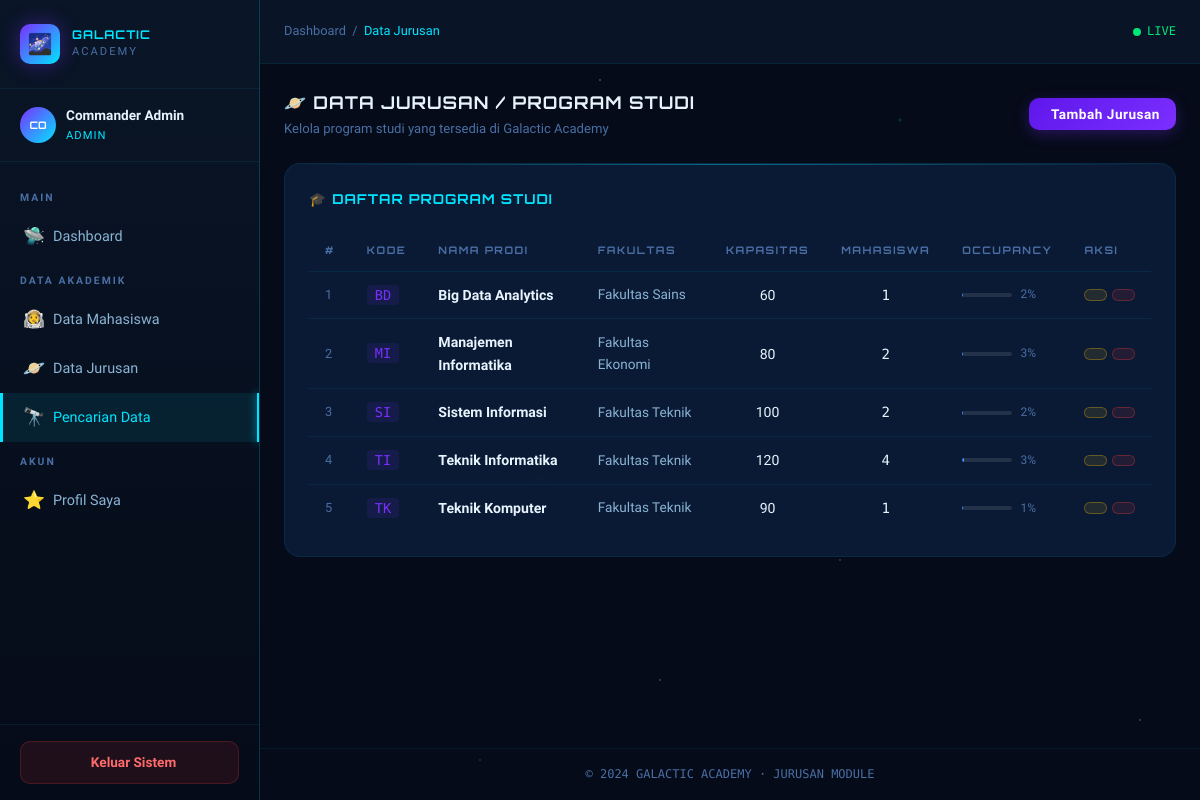
Page /cari.php (signed in) on the committed database.
### tables this page shows
CREATE TABLE IF NOT EXISTS jurusan (
    id INT AUTO_INCREMENT PRIMARY KEY,
    kode VARCHAR(10) NOT NULL UNIQUE,
    nama VARCHAR(100) NOT NULL,
    fakultas VARCHAR(100) NOT NULL,
    kapasitas INT DEFAULT 100,
    created_at TIMESTAMP DEFAULT CURRENT_TIMESTAMP
);

### cari.php (the view, shortened to what this page needs)
<?php
$conn = getConnection();
$data = $conn->query("
    SELECT j.*, COUNT(m.id) as jumlah_mhs
    FROM jurusan j
    LEFT JOIN mahasiswa m ON m.jurusan_id = j.id
    GROUP BY j.id
    ORDER BY j.nama
");
?>
<!DOCTYPE html>
<html lang="id">
<head>
    <link rel="stylesheet" href="assets/css/style.css">
    <link rel="stylesheet" href="https://cdn.jsdelivr.net/npm/@tabler/icons-webfont@latest/tabler-icons.min.css">
</head>
<body>
<div class="app-wrapper">
    <?php include 'includes/sidebar.php'; ?>
    <div class="main-content">
        <header class="topbar">
            <div class="topbar-breadcrumb">
                <a href="dashboard.php" style="color:var(--text-muted);text-decoration:none;">Dashboard</a> &nbsp;/&nbsp;
                <span>Data Jurusan</span>
            </div>
            <div class="status-online"><span class="pulse-dot"></span> LIVE</div>
        </header>
        <main class="page-content">
            <div class="page-header">
                <div>
                    <div class="page-title">🪐 Data Jurusan / Program Studi</div>
                    <div class="page-subtitle">Kelola program studi yang tersedia di Galactic Academy</div>
                </div>
                <button class="btn btn-primary" onclick="toggleForm()">
                    <i class="ti ti-plus"></i> Tambah Jurusan
                </button>
            </div>
            <div class="card">
                <div class="card-header">
                    <div class="card-title">🎓 Daftar Program Studi</div>
                </div>
                <div class="table-wrapper">
                    <table>
                        <thead>
                            <tr>
                                <th>#</th>
                                <th>Kode</th>
                                <th>Nama Prodi</th>
                                <th>Fakultas</th>
                                <th>Kapasitas</th>
                                <th>Mahasiswa</th>
                                <th>Occupancy</th>
                                <th>Aksi</th>
                            </tr>
                        </thead>
                        <tbody>
                        <?php $no = 1; while($row = $data->fetch_assoc()):
                            $occ = $row['kapasitas'] > 0 ? ($row['jumlah_mhs'] / $row['kapasitas']) * 100 : 0;
                        ?>
                            <tr>
                                <td style="color:var(--text-muted);font-size:.8rem;"><?= $no++ ?></td>
                                <td>
                                    <span style="font-family:var(--font-mono);font-size:.85rem;color:var(--nebula-purple);
                                                 background:rgba(123,47,255,0.1);padding:2px 8px;border-radius:4px;">
                                        <?= $row['kode'] ?>
                                    </span>
                                </td>
                                <td style="font-weight:600;"><?= htmlspecialchars($row['nama']) ?></td>
                                <td style="color:var(--text-secondary);font-size:.85rem;"><?= htmlspecialchars($row['fakultas']) ?></td>
                                <td style="text-align:center;"><?= $row['kapasitas'] ?></td>
                                <td style="text-align:center;font-family:var(--font-mono);"><?= $row['jumlah_mhs'] ?></td>
                                <td style="min-width:120px;">
                                    <div class="ipk-bar">
                                        <div class="ipk-track" style="flex:1;">
                                        </div>
                                        <span style="font-size:.75rem;color:var(--text-muted);min-width:32px;"><?= round($occ) ?>%</span>
                                    </div>
                                </td>
                                <td>
                                    <div style="display:flex;gap:5px;">
                                        <a href="jurusan.php?edit=<?= $row['id'] ?>" class="btn btn-warning btn-sm"><i class="ti ti-edit"></i></a>
                                        <a href="jurusan.php?hapus=<?= $row['id'] ?>" class="btn btn-danger btn-sm"
                                           onclick="return confirm('Hapus jurusan <?= addslashes($row['nama']) ?>?')">
                                        </a>
                                    </div>
                                </td>
                            </tr>
                        <?php endwhile; ?>
                        </tbody>
                    </table>
                </div>
            </div>
        </main>
        <footer class="page-footer">© 2024 GALACTIC ACADEMY · JURUSAN MODULE</footer>
    </div>
</div>
</body>
</html>

### rows in the picture
jurusan: kode "BD", nama "Big Data Analytics", fakultas "Fakultas Sains", kapasitas "60", jumlah_mhs "1", occ "2"
jurusan: kode "MI", nama "Manajemen Informatika", fakultas "Fakultas Ekonomi", kapasitas "80", jumlah_mhs "2", occ "3"
jurusan: kode "SI", nama "Sistem Informasi", fakultas "Fakultas Teknik", kapasitas "100", jumlah_mhs "2", occ "2"
jurusan: kode "TI", nama "Teknik Informatika", fakultas "Fakultas Teknik", kapasitas "120", jumlah_mhs "4", occ "3"
jurusan: kode "TK", nama "Teknik Komputer", fakultas "Fakultas Teknik", kapasitas "90", jumlah_mhs "1", occ "1"

### other values in the picture
$initials "CO"
$_SESSION['nama'] "Commander Admin"
$_SESSION['role'] "ADMIN"
